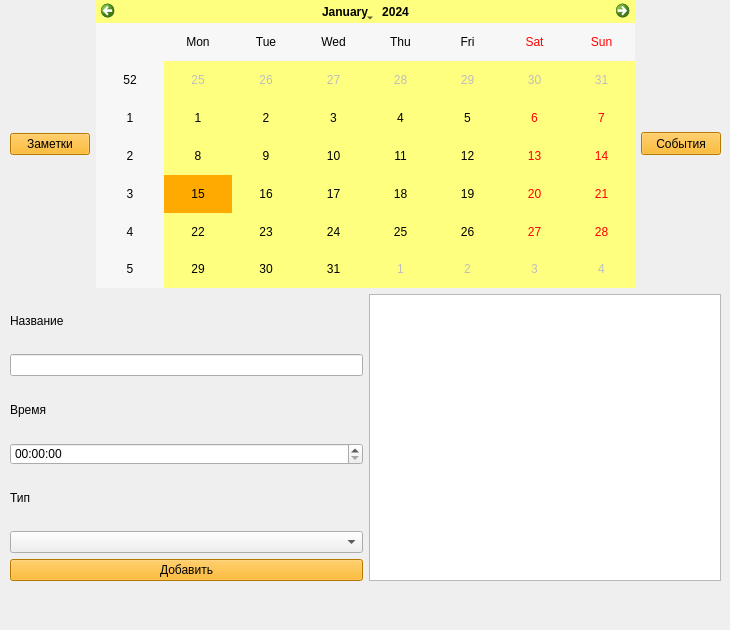
<?xml version="1.0" encoding="UTF-8"?>
<ui version="4.0">
 <class>MainWindow</class>
 <widget class="QMainWindow" name="MainWindow">
  <property name="geometry">
   <rect>
    <x>0</x>
    <y>0</y>
    <width>730</width>
    <height>630</height>
   </rect>
  </property>
  <property name="windowTitle">
   <string>MainWindow</string>
  </property>
  <property name="styleSheet">
   <string notr="true">border-top-color: rgb(255, 170, 0);</string>
  </property>
  <widget class="QWidget" name="centralwidget">
   <widget class="QWidget" name="verticalLayoutWidget">
    <property name="geometry">
     <rect>
      <x>10</x>
      <y>0</y>
      <width>711</width>
      <height>581</height>
     </rect>
    </property>
    <layout class="QVBoxLayout" name="verticalLayout_2">
     <item>
      <layout class="QHBoxLayout" name="horizontalLayout">
       <item>
        <widget class="QPushButton" name="btn_zam1">
         <property name="styleSheet">
          <string notr="true">background-color: rgb(255, 170, 0);</string>
         </property>
         <property name="text">
          <string>Заметки</string>
         </property>
        </widget>
       </item>
       <item>
        <widget class="QCalendarWidget" name="calendarWidget">
         <property name="whatsThis">
          <string>&lt;html&gt;&lt;head/&gt;&lt;body&gt;&lt;p&gt;&lt;br/&gt;&lt;/p&gt;&lt;/body&gt;&lt;/html&gt;</string>
         </property>
         <property name="styleSheet">
          <string notr="true">selection-color: rgb(0, 0, 0);
border-right-color: rgb(255, 85, 0);
selection-background-color: rgb(255, 170, 0);
background-color: rgb(255, 255, 127);</string>
         </property>
        </widget>
       </item>
       <item>
        <widget class="QPushButton" name="btn_dv1">
         <property name="minimumSize">
          <size>
           <width>0</width>
           <height>23</height>
          </size>
         </property>
         <property name="maximumSize">
          <size>
           <width>16777215</width>
           <height>23</height>
          </size>
         </property>
         <property name="styleSheet">
          <string notr="true">background-color: rgb(255, 170, 0);</string>
         </property>
         <property name="text">
          <string>События</string>
         </property>
        </widget>
       </item>
      </layout>
     </item>
     <item>
      <layout class="QHBoxLayout" name="horizontalLayout_3">
       <item>
        <layout class="QVBoxLayout" name="verticalLayout">
         <item>
          <widget class="QLabel" name="label">
           <property name="text">
            <string>Название</string>
           </property>
          </widget>
         </item>
         <item>
          <widget class="QLineEdit" name="lineEdit"/>
         </item>
         <item>
          <widget class="QLabel" name="label_2">
           <property name="text">
            <string>Время</string>
           </property>
          </widget>
         </item>
         <item>
          <widget class="QTimeEdit" name="timeEdit"/>
         </item>
         <item>
          <widget class="QLabel" name="label_3">
           <property name="text">
            <string>Тип </string>
           </property>
          </widget>
         </item>
         <item>
          <widget class="QComboBox" name="comboBox"/>
         </item>
         <item>
          <widget class="QPushButton" name="pushButton_3">
           <property name="styleSheet">
            <string notr="true">background-color: rgb(255, 170, 0);</string>
           </property>
           <property name="text">
            <string>Добавить</string>
           </property>
          </widget>
         </item>
        </layout>
       </item>
       <item>
        <widget class="QPlainTextEdit" name="plainTextEdit"/>
       </item>
      </layout>
     </item>
     <item>
      <layout class="QHBoxLayout" name="horizontalLayout_2"/>
     </item>
    </layout>
   </widget>
  </widget>
  <widget class="QMenuBar" name="menubar">
   <property name="geometry">
    <rect>
     <x>0</x>
     <y>0</y>
     <width>730</width>
     <height>26</height>
    </rect>
   </property>
  </widget>
  <widget class="QStatusBar" name="statusbar"/>
 </widget>
 <resources/>
 <connections/>
</ui>
